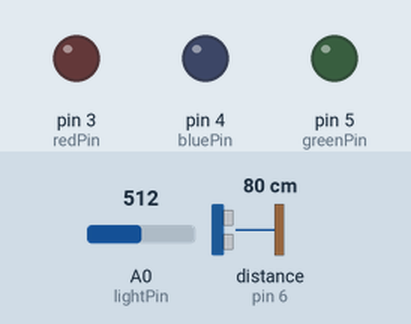
A sketch run on a simulated Arduino Uno, built with avr-gcc and run on an emulated ATmega328P. Parts: output pins drawn as LEDs (lit = HIGH). Wiring (inferred from the names in the program): ultrasonic range finder: trigger A1; echo pin 6. The test bench sets the inputs (shaded band); at power-on: distance to the obstacle (sensor on pin 6) 80 cm, A0 (lightPin) = 512. The echo pulse lasts 58.3 µs per cm; pins used as bus, display or sensor lines are not drawn; what the sketch prints to the serial monitor is not drawn.

Above: at 2.8 s.
2.9 s: distance to the obstacle (sensor on pin 6) set to 24 cm
6.3 s: distance to the obstacle (sensor on pin 6) set to 20 cm
At 8.9 s:
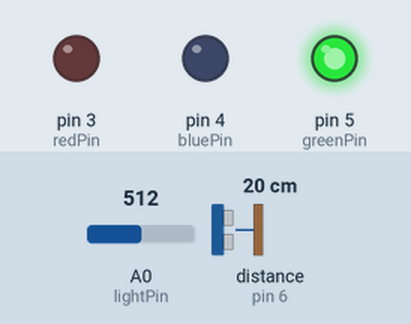
9.5 s: distance to the obstacle (sensor on pin 6) set to 17 cm
12.3 s: distance to the obstacle (sensor on pin 6) set to 13 cm
At 14.9 s:
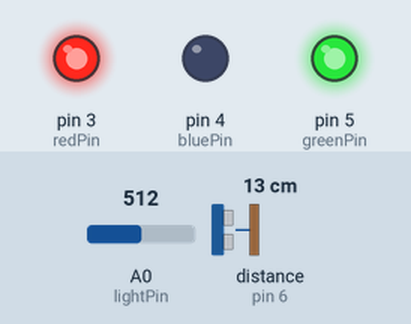
15.9 s: distance to the obstacle (sensor on pin 6) set to 9 cm
At 17.9 s:
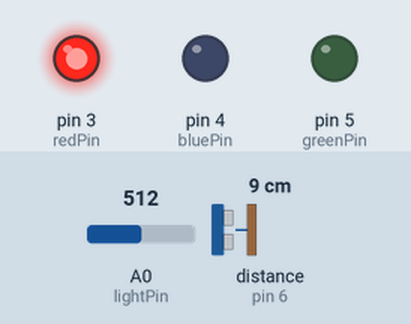
Timing chart, 0 to 19.4 s (numbered marks = the images above; inputs shaded):
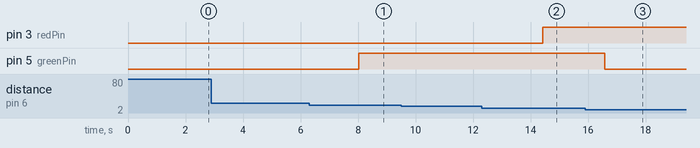

The sketch:

Radar-System-Project.ino
```cpp
int redPin = 3;
int greenPin = 5;
int bluePin = 4;
int trigPin = A1;
int echoPin = 6;
int lightPin = A0;
int baudRate = 115200;
int lightValue;
int delayTime = 2000;
int value;
float timeTaken;
float distance;
void setup() {
  pinMode(lightPin,INPUT);
  pinMode(redPin,OUTPUT);
  pinMode(greenPin,OUTPUT);
  pinMode(bluePin,OUTPUT);
  pinMode(trigPin,OUTPUT);
  pinMode(echoPin,INPUT);
  Serial.begin(baudRate);

}


void loop() {
  // put your main code here, to run repeatedly:
  lightValue = analogRead(lightPin);
  Serial.println("The light value is "+String(lightValue));
  delay(delayTime);
  digitalWrite(trigPin,LOW);
  delayMicroseconds(2);
  digitalWrite(trigPin,HIGH);
  delayMicroseconds(10);
  digitalWrite(trigPin,LOW);
  timeTaken = pulseIn(echoPin,HIGH);
  distance = timeTaken *(0.000001)*(330)*(100);
  if(lightValue <= 100){
    Serial.println("The object is "+String(distance)+ " cm far ");
    delay(delayTime);
    }
  else{
    Serial.println("The object is "+String(distance)+ " cm far ");


  }


   if (distance >= 30 && distance < 40){
    digitalWrite(redPin,LOW);
    digitalWrite(greenPin,HIGH);
    digitalWrite(bluePin,LOW);
  }
  else if(distance >= 20 && distance < 30){
      digitalWrite(redPin,HIGH);
      digitalWrite(greenPin,HIGH);
      digitalWrite(bluePin,LOW);


  }
  else if (distance < 20){
    digitalWrite(redPin,HIGH);
    digitalWrite(greenPin,LOW);
    digitalWrite(bluePin,LOW);

  }
  else{
     digitalWrite(redPin,LOW);
    digitalWrite(greenPin,LOW);
    digitalWrite(bluePin,LOW);

  }


}
```

Measured:
- the behaviour switches between 22 and 21 cm on distance to the obstacle (sensor on pin 6) (found by bisection; images 0 and 1)
- the behaviour switches between 16 and 15 cm on distance to the obstacle (sensor on pin 6) (found by bisection; images 1 and 2)
- the behaviour switches between 11 and 10 cm on distance to the obstacle (sensor on pin 6) (found by bisection; images 2 and 3)
- after the input at 2.9 s, every drawn part: stays the same
- after the input at 6.3 s, pin 5 (greenPin): LOW → HIGH after 1.7 s
- after the input at 9.5 s, every drawn part: stays the same
- after the input at 12.3 s, pin 3 (redPin): LOW → HIGH after 2.1 s
- after the input at 15.9 s, pin 5 (greenPin): HIGH → LOW after 0.68 s
